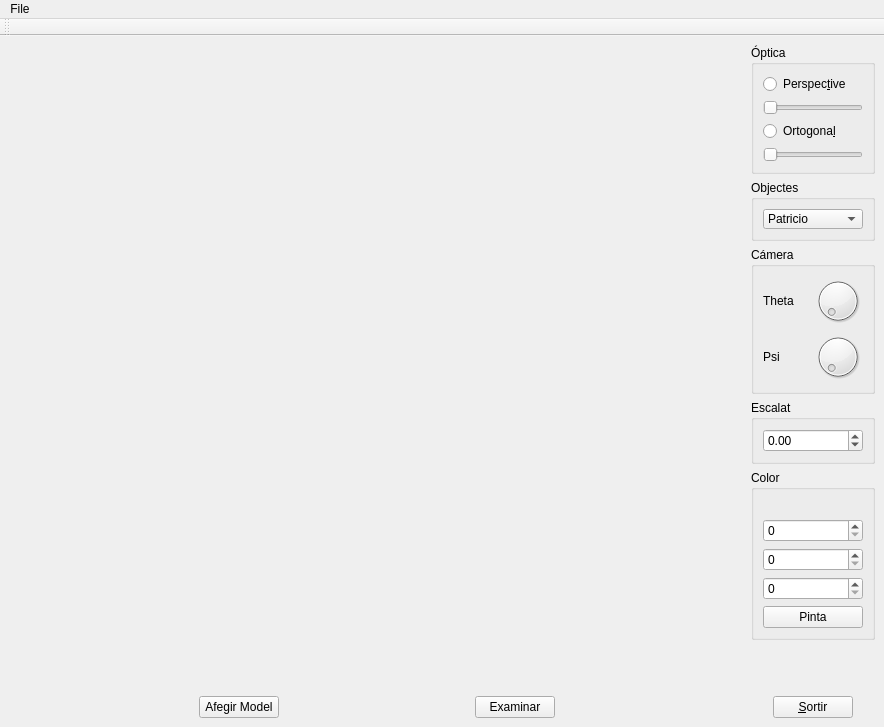
<?xml version="1.0" encoding="UTF-8"?>
<ui version="4.0">
 <class>MainWindow</class>
 <widget class="QMainWindow" name="MainWindow">
  <property name="geometry">
   <rect>
    <x>0</x>
    <y>0</y>
    <width>884</width>
    <height>727</height>
   </rect>
  </property>
  <property name="windowTitle">
   <string>MainWindow</string>
  </property>
  <widget class="QWidget" name="MyOtherForm">
   <property name="enabled">
    <bool>true</bool>
   </property>
   <property name="sizePolicy">
    <sizepolicy hsizetype="Preferred" vsizetype="Preferred">
     <horstretch>0</horstretch>
     <verstretch>0</verstretch>
    </sizepolicy>
   </property>
   <property name="minimumSize">
    <size>
     <width>800</width>
     <height>0</height>
    </size>
   </property>
   <property name="focusPolicy">
    <enum>Qt::NoFocus</enum>
   </property>
   <property name="layoutDirection">
    <enum>Qt::LeftToRight</enum>
   </property>
   <property name="autoFillBackground">
    <bool>false</bool>
   </property>
   <layout class="QHBoxLayout" name="horizontalLayout_4">
    <item>
     <layout class="QVBoxLayout" name="verticalLayout_14">
      <item>
       <widget class="MyGLWidget" name="widget_2" native="true">
        <property name="sizePolicy">
         <sizepolicy hsizetype="Expanding" vsizetype="Expanding">
          <horstretch>0</horstretch>
          <verstretch>0</verstretch>
         </sizepolicy>
        </property>
        <property name="maximumSize">
         <size>
          <width>1000</width>
          <height>1000</height>
         </size>
        </property>
       </widget>
      </item>
      <item>
       <layout class="QHBoxLayout" name="horizontalLayout_3">
        <item>
         <widget class="MyPushButton" name="pushButton_7">
          <property name="sizePolicy">
           <sizepolicy hsizetype="Fixed" vsizetype="Fixed">
            <horstretch>0</horstretch>
            <verstretch>0</verstretch>
           </sizepolicy>
          </property>
          <property name="text">
           <string>Afegir Model</string>
          </property>
         </widget>
        </item>
        <item>
         <widget class="MyPushButton" name="pushButton_8">
          <property name="sizePolicy">
           <sizepolicy hsizetype="Fixed" vsizetype="Fixed">
            <horstretch>0</horstretch>
            <verstretch>0</verstretch>
           </sizepolicy>
          </property>
          <property name="text">
           <string>Examinar</string>
          </property>
         </widget>
        </item>
       </layout>
      </item>
     </layout>
    </item>
    <item>
     <layout class="QVBoxLayout" name="verticalLayout_4">
      <item>
       <widget class="QGroupBox" name="groupBox_4">
        <property name="sizePolicy">
         <sizepolicy hsizetype="Minimum" vsizetype="Minimum">
          <horstretch>0</horstretch>
          <verstretch>0</verstretch>
         </sizepolicy>
        </property>
        <property name="title">
         <string>Óptica</string>
        </property>
        <property name="checkable">
         <bool>false</bool>
        </property>
        <layout class="QVBoxLayout" name="verticalLayout_8">
         <item>
          <widget class="QRadioButton" name="radioButton_Pers">
           <property name="text">
            <string>Perspec&amp;tive</string>
           </property>
           <property name="autoExclusive">
            <bool>true</bool>
           </property>
          </widget>
         </item>
         <item>
          <widget class="QSlider" name="horizontalSlider_Pers">
           <property name="sizePolicy">
            <sizepolicy hsizetype="Ignored" vsizetype="Fixed">
             <horstretch>0</horstretch>
             <verstretch>0</verstretch>
            </sizepolicy>
           </property>
           <property name="minimum">
            <number>0</number>
           </property>
           <property name="maximum">
            <number>85</number>
           </property>
           <property name="value">
            <number>0</number>
           </property>
           <property name="orientation">
            <enum>Qt::Horizontal</enum>
           </property>
          </widget>
         </item>
         <item>
          <widget class="QRadioButton" name="radioButton_Orto">
           <property name="text">
            <string>Ortogona&amp;l</string>
           </property>
           <property name="checked">
            <bool>false</bool>
           </property>
           <property name="autoExclusive">
            <bool>true</bool>
           </property>
          </widget>
         </item>
         <item>
          <widget class="QSlider" name="horizontalSlider_Orto">
           <property name="sizePolicy">
            <sizepolicy hsizetype="Ignored" vsizetype="Fixed">
             <horstretch>0</horstretch>
             <verstretch>0</verstretch>
            </sizepolicy>
           </property>
           <property name="maximum">
            <number>100</number>
           </property>
           <property name="orientation">
            <enum>Qt::Horizontal</enum>
           </property>
          </widget>
         </item>
        </layout>
       </widget>
      </item>
      <item>
       <widget class="QGroupBox" name="groupBox_7">
        <property name="enabled">
         <bool>true</bool>
        </property>
        <property name="sizePolicy">
         <sizepolicy hsizetype="Minimum" vsizetype="Minimum">
          <horstretch>0</horstretch>
          <verstretch>0</verstretch>
         </sizepolicy>
        </property>
        <property name="title">
         <string>Objectes</string>
        </property>
        <layout class="QVBoxLayout" name="verticalLayout_10">
         <item>
          <widget class="MyComboBox" name="Models">
           <property name="sizePolicy">
            <sizepolicy hsizetype="Fixed" vsizetype="Fixed">
             <horstretch>0</horstretch>
             <verstretch>0</verstretch>
            </sizepolicy>
           </property>
           <property name="maximumSize">
            <size>
             <width>100</width>
             <height>20</height>
            </size>
           </property>
           <item>
            <property name="text">
             <string>Patricio</string>
            </property>
           </item>
           <item>
            <property name="text">
             <string>Homer</string>
            </property>
           </item>
           <item>
            <property name="text">
             <string>Legoman</string>
            </property>
           </item>
           <item>
            <property name="text">
             <string>Legoman Assegut</string>
            </property>
           </item>
           <item>
            <property name="text">
             <string>Shaun Hastings</string>
            </property>
           </item>
           <item>
            <property name="text">
             <string>Vaca</string>
            </property>
           </item>
           <item>
            <property name="text">
             <string>Delfin</string>
            </property>
           </item>
           <item>
            <property name="text">
             <string>F16</string>
            </property>
           </item>
           <item>
            <property name="text">
             <string>Porsche</string>
            </property>
           </item>
          </widget>
         </item>
        </layout>
       </widget>
      </item>
      <item>
       <widget class="QGroupBox" name="groupBox_8">
        <property name="enabled">
         <bool>true</bool>
        </property>
        <property name="sizePolicy">
         <sizepolicy hsizetype="Minimum" vsizetype="Minimum">
          <horstretch>0</horstretch>
          <verstretch>0</verstretch>
         </sizepolicy>
        </property>
        <property name="title">
         <string>Cámera</string>
        </property>
        <layout class="QVBoxLayout" name="verticalLayout_11">
         <item>
          <layout class="QHBoxLayout" name="horizontalLayout_9">
           <item>
            <widget class="QLabel" name="label_theta">
             <property name="sizePolicy">
              <sizepolicy hsizetype="Fixed" vsizetype="Fixed">
               <horstretch>0</horstretch>
               <verstretch>0</verstretch>
              </sizepolicy>
             </property>
             <property name="maximumSize">
              <size>
               <width>50</width>
               <height>50</height>
              </size>
             </property>
             <property name="text">
              <string>Theta</string>
             </property>
            </widget>
           </item>
           <item>
            <widget class="QDial" name="dial_THETA">
             <property name="sizePolicy">
              <sizepolicy hsizetype="Fixed" vsizetype="Fixed">
               <horstretch>0</horstretch>
               <verstretch>0</verstretch>
              </sizepolicy>
             </property>
             <property name="maximumSize">
              <size>
               <width>50</width>
               <height>50</height>
              </size>
             </property>
             <property name="maximum">
              <number>360</number>
             </property>
            </widget>
           </item>
          </layout>
         </item>
         <item>
          <layout class="QHBoxLayout" name="horizontalLayout_10">
           <item>
            <widget class="QLabel" name="label_psi">
             <property name="sizePolicy">
              <sizepolicy hsizetype="Fixed" vsizetype="Fixed">
               <horstretch>0</horstretch>
               <verstretch>0</verstretch>
              </sizepolicy>
             </property>
             <property name="maximumSize">
              <size>
               <width>50</width>
               <height>50</height>
              </size>
             </property>
             <property name="text">
              <string>Psi</string>
             </property>
            </widget>
           </item>
           <item>
            <widget class="QDial" name="dial_PSI">
             <property name="sizePolicy">
              <sizepolicy hsizetype="Fixed" vsizetype="Fixed">
               <horstretch>0</horstretch>
               <verstretch>0</verstretch>
              </sizepolicy>
             </property>
             <property name="maximumSize">
              <size>
               <width>50</width>
               <height>50</height>
              </size>
             </property>
             <property name="maximum">
              <number>360</number>
             </property>
            </widget>
           </item>
          </layout>
         </item>
        </layout>
       </widget>
      </item>
      <item>
       <widget class="QGroupBox" name="groupBox_9">
        <property name="title">
         <string>Escalat</string>
        </property>
        <layout class="QVBoxLayout" name="verticalLayout_12">
         <item>
          <widget class="QDoubleSpinBox" name="doubleSpinBox_escalat">
           <property name="minimum">
            <double>-99.989999999999995</double>
           </property>
          </widget>
         </item>
        </layout>
       </widget>
      </item>
      <item>
       <widget class="QGroupBox" name="groupBox_10">
        <property name="title">
         <string>Color</string>
        </property>
        <layout class="QVBoxLayout" name="verticalLayout_13">
         <item>
          <widget class="MyLabel" name="label_6">
           <property name="text">
            <string/>
           </property>
          </widget>
         </item>
         <item>
          <widget class="QSpinBox" name="spinBox_red">
           <property name="maximum">
            <number>255</number>
           </property>
          </widget>
         </item>
         <item>
          <widget class="QSpinBox" name="spinBox_green">
           <property name="maximum">
            <number>255</number>
           </property>
          </widget>
         </item>
         <item>
          <widget class="QSpinBox" name="spinBox_blue">
           <property name="maximum">
            <number>255</number>
           </property>
          </widget>
         </item>
         <item>
          <widget class="QPushButton" name="pushButton_pinta">
           <property name="text">
            <string>Pinta</string>
           </property>
          </widget>
         </item>
        </layout>
       </widget>
      </item>
      <item>
       <spacer name="verticalSpacer_3">
        <property name="orientation">
         <enum>Qt::Vertical</enum>
        </property>
        <property name="sizeHint" stdset="0">
         <size>
          <width>20</width>
          <height>40</height>
         </size>
        </property>
       </spacer>
      </item>
      <item alignment="Qt::AlignHCenter">
       <widget class="QPushButton" name="pushButton_close">
        <property name="sizePolicy">
         <sizepolicy hsizetype="Fixed" vsizetype="Fixed">
          <horstretch>0</horstretch>
          <verstretch>0</verstretch>
         </sizepolicy>
        </property>
        <property name="text">
         <string>&amp;Sortir</string>
        </property>
       </widget>
      </item>
     </layout>
    </item>
   </layout>
  </widget>
  <widget class="QMenuBar" name="menubar">
   <property name="geometry">
    <rect>
     <x>0</x>
     <y>0</y>
     <width>884</width>
     <height>25</height>
    </rect>
   </property>
   <widget class="QMenu" name="menuFile">
    <property name="title">
     <string>File</string>
    </property>
    <addaction name="actionAfegir_Model_2"/>
   </widget>
   <addaction name="menuFile"/>
  </widget>
  <widget class="QToolBar" name="toolBar">
   <property name="windowTitle">
    <string>toolBar</string>
   </property>
   <attribute name="toolBarArea">
    <enum>TopToolBarArea</enum>
   </attribute>
   <attribute name="toolBarBreak">
    <bool>false</bool>
   </attribute>
  </widget>
  <action name="actionAfegir_Model">
   <property name="text">
    <string>Afegir Model</string>
   </property>
  </action>
  <action name="actionAfegir_Model_2">
   <property name="text">
    <string>Afegir Model</string>
   </property>
   <property name="shortcut">
    <string>Ctrl+O</string>
   </property>
  </action>
 </widget>
 <customwidgets>
  <customwidget>
   <class>MyGLWidget</class>
   <extends>QWidget</extends>
   <header>MyGLWidget.h</header>
   <container>1</container>
   <slots>
    <signal>updatepsi(int)</signal>
    <signal>updatetheta(int)</signal>
    <signal>setPressPrimera(bool)</signal>
    <signal>setPressTercera(bool)</signal>
    <signal>updatex(int)</signal>
    <signal>updatey(int)</signal>
    <signal>updateEscalat(double)</signal>
    <signal>updateslort(int)</signal>
    <signal>updateslfov(int)</signal>
    <signal>updatePers()</signal>
    <signal>updateOrt()</signal>
    <slot>ZoomPerspectiva(int)</slot>
    <slot>Perspective(bool)</slot>
    <slot>Ortogonal(bool)</slot>
    <slot>CarregaModel(QString)</slot>
    <slot>ZoomOrtogonal(int)</slot>
    <slot>updateTheta(int)</slot>
    <slot>updatePsi(int)</slot>
    <slot>updateX(int)</slot>
    <slot>updateY(int)</slot>
    <slot>Primera(bool)</slot>
    <slot>Tercera(bool)</slot>
    <slot>setEscalat(double)</slot>
    <slot>setRed(int)</slot>
    <slot>setGreen(int)</slot>
    <slot>setBlue(int)</slot>
    <slot>setSong(QString)</slot>
    <slot>updateHeight()</slot>
    <slot>updateWidth()</slot>
    <slot>setOBJ(QString)</slot>
    <slot>setIndex(int)</slot>
   </slots>
  </customwidget>
  <customwidget>
   <class>MyLabel</class>
   <extends>QLabel</extends>
   <header>MyLabel.h</header>
   <slots>
    <signal>setred(int)</signal>
    <signal>setgreen(int)</signal>
    <signal>setblue(int)</signal>
    <slot>updatered(int)</slot>
    <slot>updategreen(int)</slot>
    <slot>updateblue(int)</slot>
    <slot>send()</slot>
    <slot>setFile()</slot>
   </slots>
  </customwidget>
  <customwidget>
   <class>MyPushButton</class>
   <extends>QPushButton</extends>
   <header>MyPushButton.h</header>
   <slots>
    <signal>setFile(QString)</signal>
    <signal>setOBJ(QString)</signal>
    <signal>sendName(QString)</signal>
    <slot>myClicked()</slot>
    <slot>myClicked2()</slot>
   </slots>
  </customwidget>
  <customwidget>
   <class>MyComboBox</class>
   <extends>QComboBox</extends>
   <header>MyComboBox.h</header>
   <slots>
    <slot>setName(QString)</slot>
   </slots>
  </customwidget>
 </customwidgets>
 <resources/>
 <connections>
  <connection>
   <sender>pushButton_close</sender>
   <signal>clicked()</signal>
   <receiver>MainWindow</receiver>
   <slot>close()</slot>
   <hints>
    <hint type="sourcelabel">
     <x>763</x>
     <y>716</y>
    </hint>
    <hint type="destinationlabel">
     <x>652</x>
     <y>693</y>
    </hint>
   </hints>
  </connection>
  <connection>
   <sender>widget_2</sender>
   <signal>updatepsi(int)</signal>
   <receiver>dial_PSI</receiver>
   <slot>setValue(int)</slot>
   <hints>
    <hint type="sourcelabel">
     <x>585</x>
     <y>402</y>
    </hint>
    <hint type="destinationlabel">
     <x>812</x>
     <y>396</y>
    </hint>
   </hints>
  </connection>
  <connection>
   <sender>widget_2</sender>
   <signal>updatetheta(int)</signal>
   <receiver>dial_THETA</receiver>
   <slot>setValue(int)</slot>
   <hints>
    <hint type="sourcelabel">
     <x>584</x>
     <y>325</y>
    </hint>
    <hint type="destinationlabel">
     <x>812</x>
     <y>326</y>
    </hint>
   </hints>
  </connection>
  <connection>
   <sender>widget_2</sender>
   <signal>updateEscalat(double)</signal>
   <receiver>doubleSpinBox_escalat</receiver>
   <slot>setValue(double)</slot>
   <hints>
    <hint type="sourcelabel">
     <x>606</x>
     <y>464</y>
    </hint>
    <hint type="destinationlabel">
     <x>780</x>
     <y>462</y>
    </hint>
   </hints>
  </connection>
  <connection>
   <sender>widget_2</sender>
   <signal>updateslort(int)</signal>
   <receiver>horizontalSlider_Orto</receiver>
   <slot>setValue(int)</slot>
   <hints>
    <hint type="sourcelabel">
     <x>580</x>
     <y>184</y>
    </hint>
    <hint type="destinationlabel">
     <x>780</x>
     <y>175</y>
    </hint>
   </hints>
  </connection>
  <connection>
   <sender>widget_2</sender>
   <signal>updateslfov(int)</signal>
   <receiver>horizontalSlider_Pers</receiver>
   <slot>setValue(int)</slot>
   <hints>
    <hint type="sourcelabel">
     <x>595</x>
     <y>115</y>
    </hint>
    <hint type="destinationlabel">
     <x>780</x>
     <y>118</y>
    </hint>
   </hints>
  </connection>
  <connection>
   <sender>widget_2</sender>
   <signal>updateOrt()</signal>
   <receiver>radioButton_Orto</receiver>
   <slot>click()</slot>
   <hints>
    <hint type="sourcelabel">
     <x>573</x>
     <y>144</y>
    </hint>
    <hint type="destinationlabel">
     <x>780</x>
     <y>146</y>
    </hint>
   </hints>
  </connection>
  <connection>
   <sender>widget_2</sender>
   <signal>updatePers()</signal>
   <receiver>radioButton_Pers</receiver>
   <slot>click()</slot>
   <hints>
    <hint type="sourcelabel">
     <x>578</x>
     <y>86</y>
    </hint>
    <hint type="destinationlabel">
     <x>780</x>
     <y>87</y>
    </hint>
   </hints>
  </connection>
  <connection>
   <sender>spinBox_red</sender>
   <signal>valueChanged(int)</signal>
   <receiver>label_6</receiver>
   <slot>updatered(int)</slot>
   <hints>
    <hint type="sourcelabel">
     <x>780</x>
     <y>554</y>
    </hint>
    <hint type="destinationlabel">
     <x>780</x>
     <y>524</y>
    </hint>
   </hints>
  </connection>
  <connection>
   <sender>spinBox_green</sender>
   <signal>valueChanged(int)</signal>
   <receiver>label_6</receiver>
   <slot>updategreen(int)</slot>
   <hints>
    <hint type="sourcelabel">
     <x>780</x>
     <y>586</y>
    </hint>
    <hint type="destinationlabel">
     <x>780</x>
     <y>528</y>
    </hint>
   </hints>
  </connection>
  <connection>
   <sender>spinBox_blue</sender>
   <signal>valueChanged(int)</signal>
   <receiver>label_6</receiver>
   <slot>updateblue(int)</slot>
   <hints>
    <hint type="sourcelabel">
     <x>780</x>
     <y>623</y>
    </hint>
    <hint type="destinationlabel">
     <x>780</x>
     <y>527</y>
    </hint>
   </hints>
  </connection>
  <connection>
   <sender>radioButton_Orto</sender>
   <signal>clicked(bool)</signal>
   <receiver>widget_2</receiver>
   <slot>Ortogonal(bool)</slot>
   <hints>
    <hint type="sourcelabel">
     <x>780</x>
     <y>149</y>
    </hint>
    <hint type="destinationlabel">
     <x>609</x>
     <y>214</y>
    </hint>
   </hints>
  </connection>
  <connection>
   <sender>radioButton_Pers</sender>
   <signal>clicked(bool)</signal>
   <receiver>widget_2</receiver>
   <slot>Perspective(bool)</slot>
   <hints>
    <hint type="sourcelabel">
     <x>780</x>
     <y>84</y>
    </hint>
    <hint type="destinationlabel">
     <x>615</x>
     <y>60</y>
    </hint>
   </hints>
  </connection>
  <connection>
   <sender>pushButton_7</sender>
   <signal>clicked()</signal>
   <receiver>pushButton_7</receiver>
   <slot>myClicked2()</slot>
   <hints>
    <hint type="sourcelabel">
     <x>262</x>
     <y>715</y>
    </hint>
    <hint type="destinationlabel">
     <x>262</x>
     <y>715</y>
    </hint>
   </hints>
  </connection>
  <connection>
   <sender>pushButton_7</sender>
   <signal>setOBJ(QString)</signal>
   <receiver>widget_2</receiver>
   <slot>setOBJ(QString)</slot>
   <hints>
    <hint type="sourcelabel">
     <x>262</x>
     <y>715</y>
    </hint>
    <hint type="destinationlabel">
     <x>193</x>
     <y>659</y>
    </hint>
   </hints>
  </connection>
  <connection>
   <sender>pushButton_7</sender>
   <signal>sendName(QString)</signal>
   <receiver>Models</receiver>
   <slot>setName(QString)</slot>
   <hints>
    <hint type="sourcelabel">
     <x>262</x>
     <y>715</y>
    </hint>
    <hint type="destinationlabel">
     <x>770</x>
     <y>245</y>
    </hint>
   </hints>
  </connection>
  <connection>
   <sender>pushButton_8</sender>
   <signal>clicked()</signal>
   <receiver>pushButton_8</receiver>
   <slot>myClicked()</slot>
   <hints>
    <hint type="sourcelabel">
     <x>498</x>
     <y>715</y>
    </hint>
    <hint type="destinationlabel">
     <x>498</x>
     <y>715</y>
    </hint>
   </hints>
  </connection>
  <connection>
   <sender>pushButton_8</sender>
   <signal>setFile(QString)</signal>
   <receiver>widget_2</receiver>
   <slot>setSong(QString)</slot>
   <hints>
    <hint type="sourcelabel">
     <x>498</x>
     <y>715</y>
    </hint>
    <hint type="destinationlabel">
     <x>486</x>
     <y>681</y>
    </hint>
   </hints>
  </connection>
  <connection>
   <sender>pushButton_pinta</sender>
   <signal>clicked()</signal>
   <receiver>label_6</receiver>
   <slot>send()</slot>
   <hints>
    <hint type="sourcelabel">
     <x>780</x>
     <y>659</y>
    </hint>
    <hint type="destinationlabel">
     <x>780</x>
     <y>523</y>
    </hint>
   </hints>
  </connection>
  <connection>
   <sender>label_6</sender>
   <signal>setred(int)</signal>
   <receiver>widget_2</receiver>
   <slot>setRed(int)</slot>
   <hints>
    <hint type="sourcelabel">
     <x>780</x>
     <y>530</y>
    </hint>
    <hint type="destinationlabel">
     <x>645</x>
     <y>527</y>
    </hint>
   </hints>
  </connection>
  <connection>
   <sender>label_6</sender>
   <signal>setgreen(int)</signal>
   <receiver>widget_2</receiver>
   <slot>setGreen(int)</slot>
   <hints>
    <hint type="sourcelabel">
     <x>780</x>
     <y>528</y>
    </hint>
    <hint type="destinationlabel">
     <x>645</x>
     <y>506</y>
    </hint>
   </hints>
  </connection>
  <connection>
   <sender>label_6</sender>
   <signal>setblue(int)</signal>
   <receiver>widget_2</receiver>
   <slot>setBlue(int)</slot>
   <hints>
    <hint type="sourcelabel">
     <x>780</x>
     <y>528</y>
    </hint>
    <hint type="destinationlabel">
     <x>645</x>
     <y>490</y>
    </hint>
   </hints>
  </connection>
  <connection>
   <sender>horizontalSlider_Pers</sender>
   <signal>sliderMoved(int)</signal>
   <receiver>widget_2</receiver>
   <slot>ZoomPerspectiva(int)</slot>
   <hints>
    <hint type="sourcelabel">
     <x>780</x>
     <y>105</y>
    </hint>
    <hint type="destinationlabel">
     <x>542</x>
     <y>103</y>
    </hint>
   </hints>
  </connection>
  <connection>
   <sender>horizontalSlider_Orto</sender>
   <signal>sliderMoved(int)</signal>
   <receiver>widget_2</receiver>
   <slot>ZoomOrtogonal(int)</slot>
   <hints>
    <hint type="sourcelabel">
     <x>780</x>
     <y>190</y>
    </hint>
    <hint type="destinationlabel">
     <x>645</x>
     <y>239</y>
    </hint>
   </hints>
  </connection>
  <connection>
   <sender>doubleSpinBox_escalat</sender>
   <signal>valueChanged(double)</signal>
   <receiver>widget_2</receiver>
   <slot>setEscalat(double)</slot>
   <hints>
    <hint type="sourcelabel">
     <x>780</x>
     <y>454</y>
    </hint>
    <hint type="destinationlabel">
     <x>645</x>
     <y>430</y>
    </hint>
   </hints>
  </connection>
  <connection>
   <sender>dial_THETA</sender>
   <signal>sliderMoved(int)</signal>
   <receiver>widget_2</receiver>
   <slot>updateTheta(int)</slot>
   <hints>
    <hint type="sourcelabel">
     <x>812</x>
     <y>305</y>
    </hint>
    <hint type="destinationlabel">
     <x>645</x>
     <y>294</y>
    </hint>
   </hints>
  </connection>
  <connection>
   <sender>dial_PSI</sender>
   <signal>sliderMoved(int)</signal>
   <receiver>widget_2</receiver>
   <slot>updatePsi(int)</slot>
   <hints>
    <hint type="sourcelabel">
     <x>812</x>
     <y>371</y>
    </hint>
    <hint type="destinationlabel">
     <x>645</x>
     <y>363</y>
    </hint>
   </hints>
  </connection>
  <connection>
   <sender>Models</sender>
   <signal>currentIndexChanged(int)</signal>
   <receiver>widget_2</receiver>
   <slot>setIndex(int)</slot>
   <hints>
    <hint type="sourcelabel">
     <x>770</x>
     <y>243</y>
    </hint>
    <hint type="destinationlabel">
     <x>630</x>
     <y>269</y>
    </hint>
   </hints>
  </connection>
  <connection>
   <sender>radioButton_Orto</sender>
   <signal>toggled(bool)</signal>
   <receiver>horizontalSlider_Orto</receiver>
   <slot>setVisible(bool)</slot>
   <hints>
    <hint type="sourcelabel">
     <x>780</x>
     <y>148</y>
    </hint>
    <hint type="destinationlabel">
     <x>780</x>
     <y>181</y>
    </hint>
   </hints>
  </connection>
  <connection>
   <sender>radioButton_Pers</sender>
   <signal>toggled(bool)</signal>
   <receiver>horizontalSlider_Pers</receiver>
   <slot>setVisible(bool)</slot>
   <hints>
    <hint type="sourcelabel">
     <x>854</x>
     <y>77</y>
    </hint>
    <hint type="destinationlabel">
     <x>857</x>
     <y>125</y>
    </hint>
   </hints>
  </connection>
  <connection>
   <sender>menubar</sender>
   <signal>triggered(QAction*)</signal>
   <receiver>pushButton_7</receiver>
   <slot>myClicked2()</slot>
   <hints>
    <hint type="sourcelabel">
     <x>26</x>
     <y>19</y>
    </hint>
    <hint type="destinationlabel">
     <x>231</x>
     <y>701</y>
    </hint>
   </hints>
  </connection>
 </connections>
</ui>
